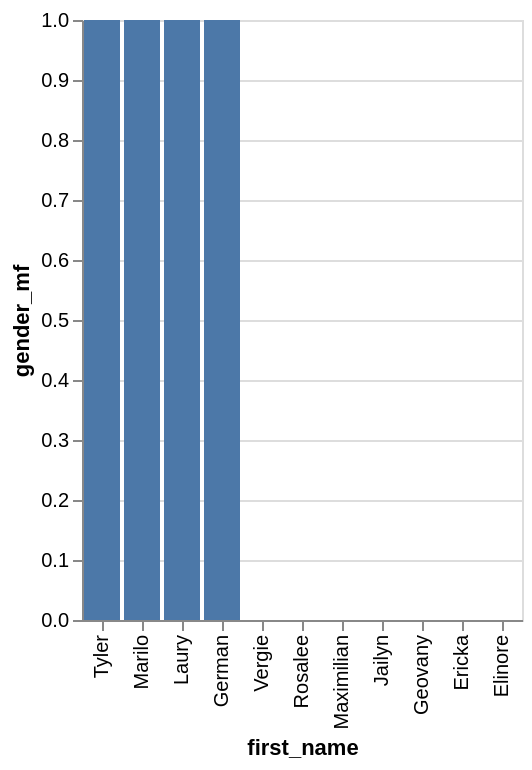

Specify this chart in Vega-Lite:
### Vega-Lite specification from a JSON file in a GitHub repository (floating-point values rounded to 4 significant figures)
{"data": {"values": [{"x_data": "Tyler", "y_data": 1}, {"x_data": "Marilo", "y_data": 1}, {"x_data": "Laury", "y_data": 1}, {"x_data": "German", "y_data": 1}, {"x_data": "Vergie", "y_data": 0}, {"x_data": "Rosalee", "y_data": 0}, {"x_data": "Maximilian", "y_data": 0}, {"x_data": "Jailyn", "y_data": 0}, {"x_data": "Geovany", "y_data": 0}, {"x_data": "Ericka", "y_data": 0}, {"x_data": "Elinore", "y_data": 0}]}, "mark": "bar", "encoding": {"x": {"field": "x_data", "type": "nominal", "title": "first_name", "sort": {"op": "sum", "field": "y_data", "order": "descending"}}, "y": {"field": "y_data", "type": "quantitative", "title": "gender_mf"}}}
